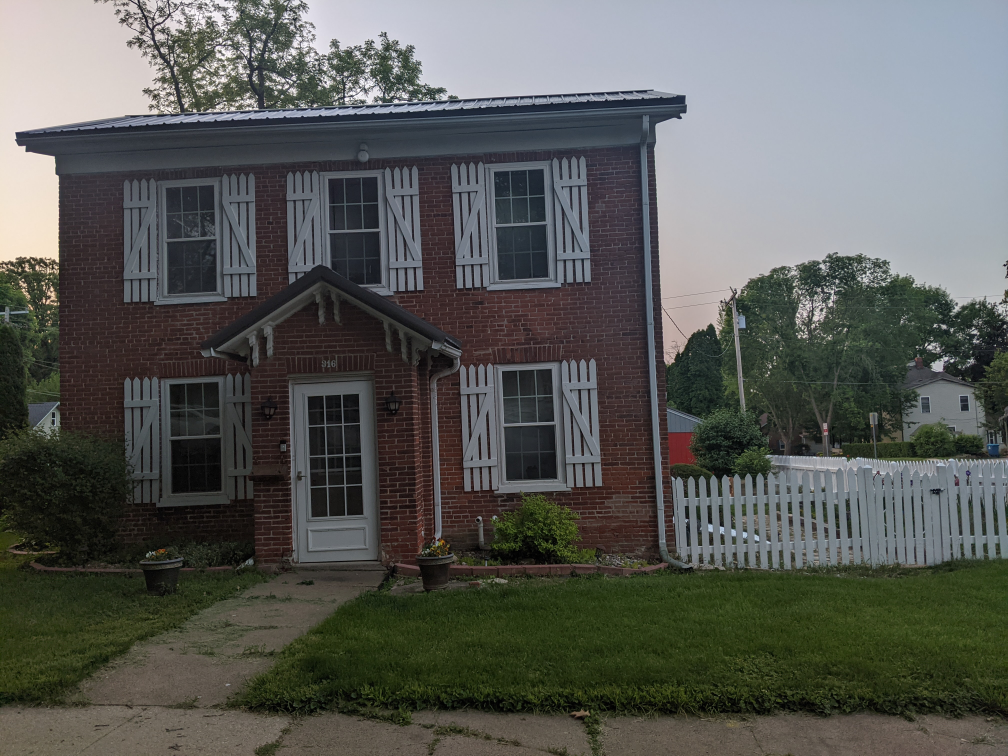
#> input picture images/barn_house.jpg, 4032 x 3024 px, found by its file name (shown at 1/4 size)
$ python Result.py
#> lines starting #> are read from the running program, lines starting #| are printed output that depends on the picture
import cv2 as cv
import numpy as np
import math

def singleWindow(pics, height=800, width=800, imDim=(800,800), name="default", dtype="h"):
    imDim = imDim[::-1]
    cv.namedWindow(name, cv.WINDOW_NORMAL)
    cv.resizeWindow(name, height, width)
    if type(pics) == list:
        if dtype == "h":
            cv.imshow(name, np.hstack(pics))
        elif dtype == "v":
            cv.imshow(name, np.vstack(pics))
        elif dtype == "s":
            for i in range(len(pics)):
                pics[i] = cv.resize(pics[i],imDim,interpolation = cv.INTER_AREA)
            num_pics = len(pics)
            pics_sqrt = math.sqrt(num_pics)
            if int(pics_sqrt) == pics_sqrt:
                pics_sqrt = int(pics_sqrt)
                photo_square_arr = []
                for i in range(pics_sqrt):
                    photo_square_arr.append(np.hstack(pics[i*pics_sqrt:i*pics_sqrt+pics_sqrt]))
                photo_square = np.vstack(photo_square_arr)
                cv.imshow(name, photo_square)

            else:
                ValueError("Must use a perfect square number of pictures!")
    else:
        cv.imshow(name, pics)
    cv.waitKey(0)
    cv.destroyAllWindows()

def multiWindow(pics, height=800, width=800, name="default"):
    count = 0
    for i in pics:
        cv.namedWindow(name + str(count), cv.WINDOW_NORMAL)
        cv.resizeWindow(name + str(count), height, width)
        cv.imshow(name + str(count), i)
        count += 1
    cv.waitKey(0)
    cv.destroyAllWindows()

def main():
    img1 = cv.imread("./images/barn_house.jpg")
#> img1 is the input picture: shape (3024, 4032, 3); mean B, G, R 86.3, 90.4, 88.6
    img2 = cv.imread("./images/fire.jpg")
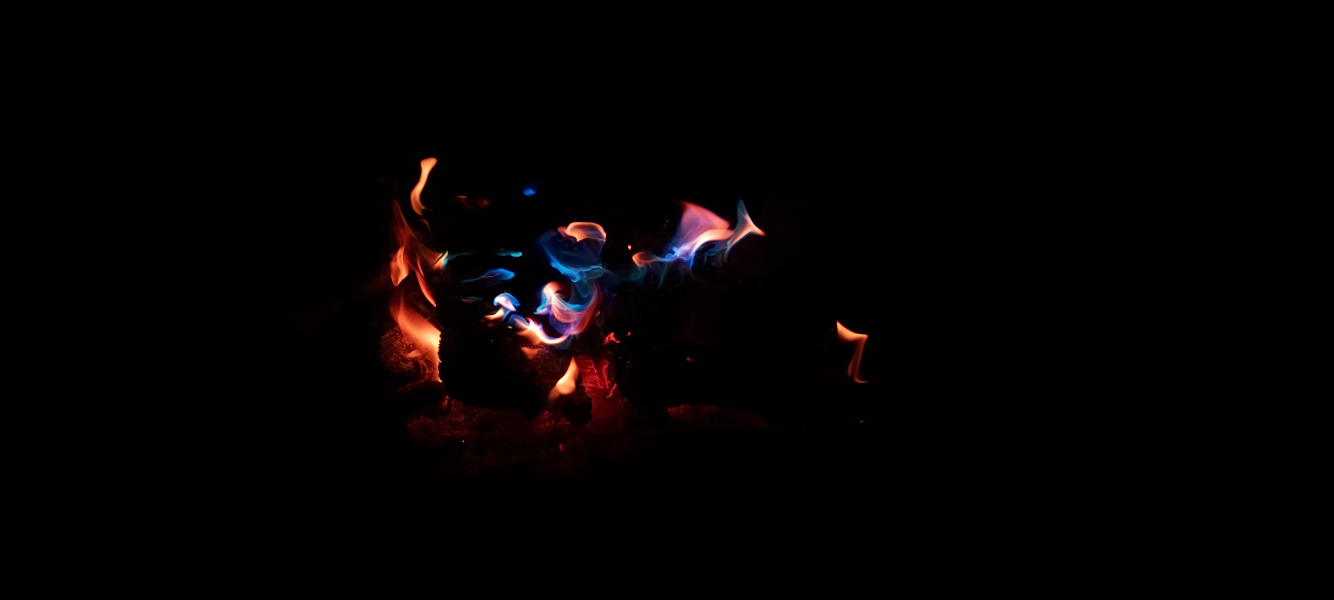
#> input picture images/fire.jpg, 4000 x 1800 px, found by its file name (shown at 1/3 size)
#> img2 is the input picture: shape (1800, 4000, 3); mean B, G, R 3, 2.6, 5.1
    img3 = cv.imread("./images/wolf.jpg")
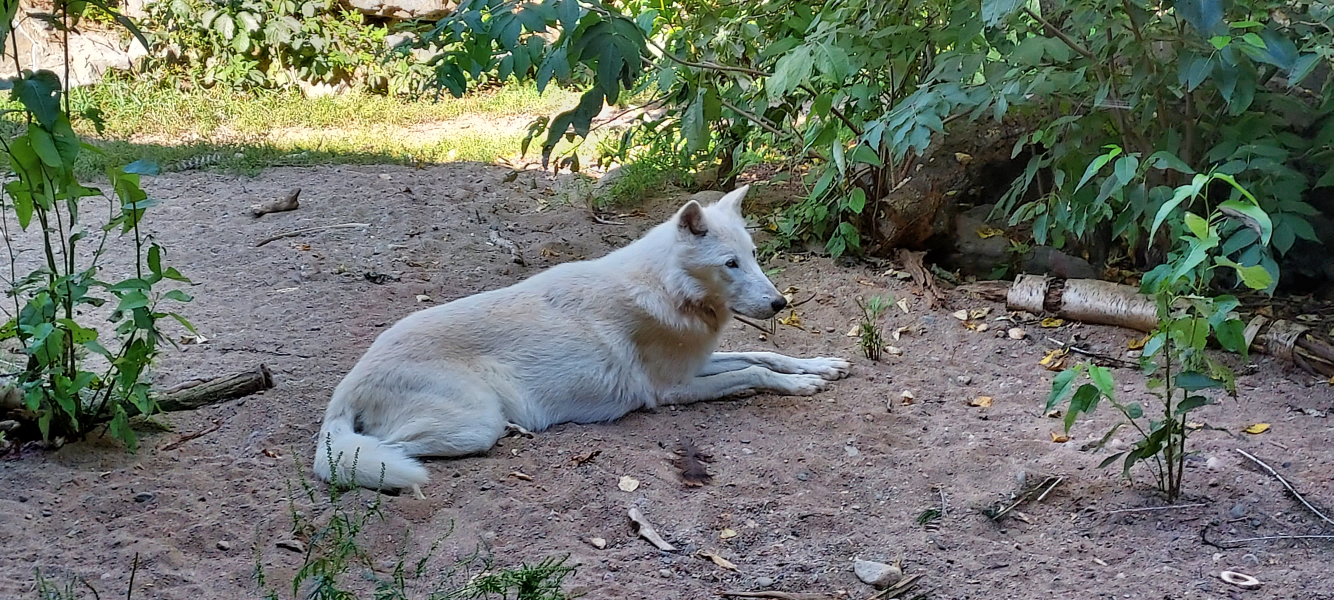
#> input picture images/wolf.jpg, 4000 x 1800 px, found by its file name (shown at 1/3 size)
#> img3 is the input picture: shape (1800, 4000, 3); mean B, G, R 105.2, 114.8, 108.8
    img4 = cv.imread("./images/moss.jpg")
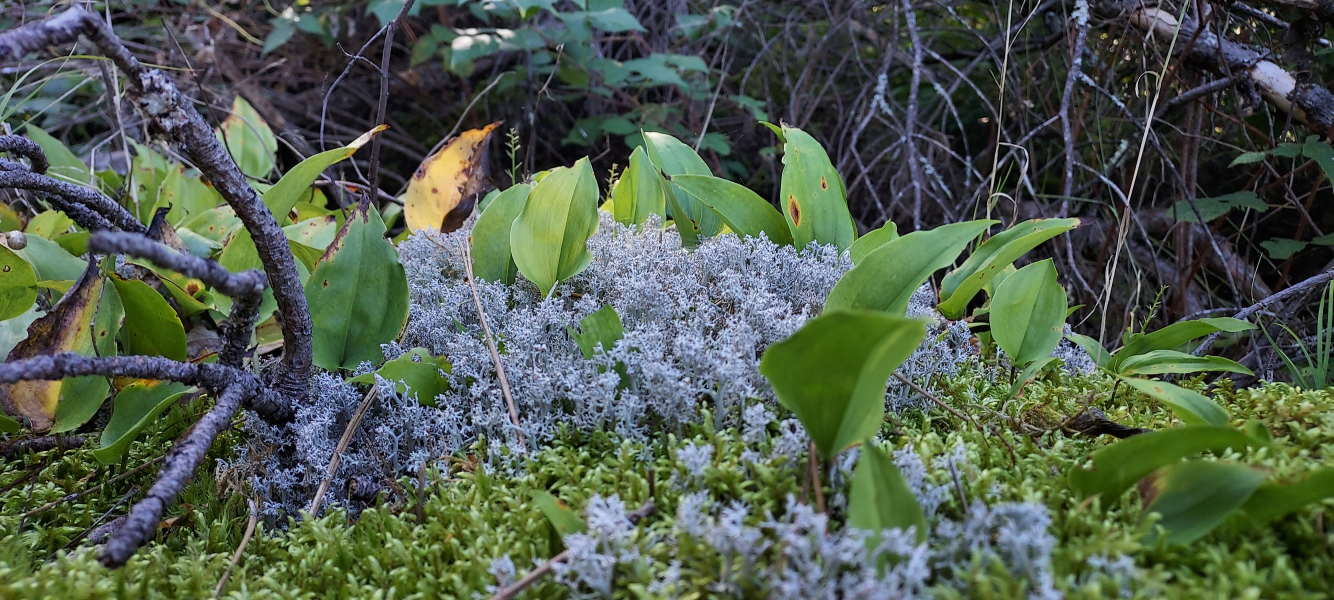
#> input picture images/moss.jpg, 4000 x 1800 px, found by its file name (shown at 1/3 size)
#> img4 is the input picture: shape (1800, 4000, 3); mean B, G, R 77.7, 93.2, 80.2
    singleWindow([img1,img1,img1,img1], dtype="s")
#> the loop in singleWindow, `for i in range(len(pics)):` made 4 passes
#> after the loop in singleWindow, `for i in range(len(pics)):`: pics = 4 items
#> in singleWindow, `num_pics = len(pics)`: num_pics = 4
#> in singleWindow, `pics_sqrt = math.sqrt(num_pics)`: pics_sqrt = 2
#> after the loop in singleWindow, `for i in range(pics_sqrt):`: photo_square_arr = 2 items
#> in singleWindow, `photo_square = np.vstack(photo_square_arr)`:
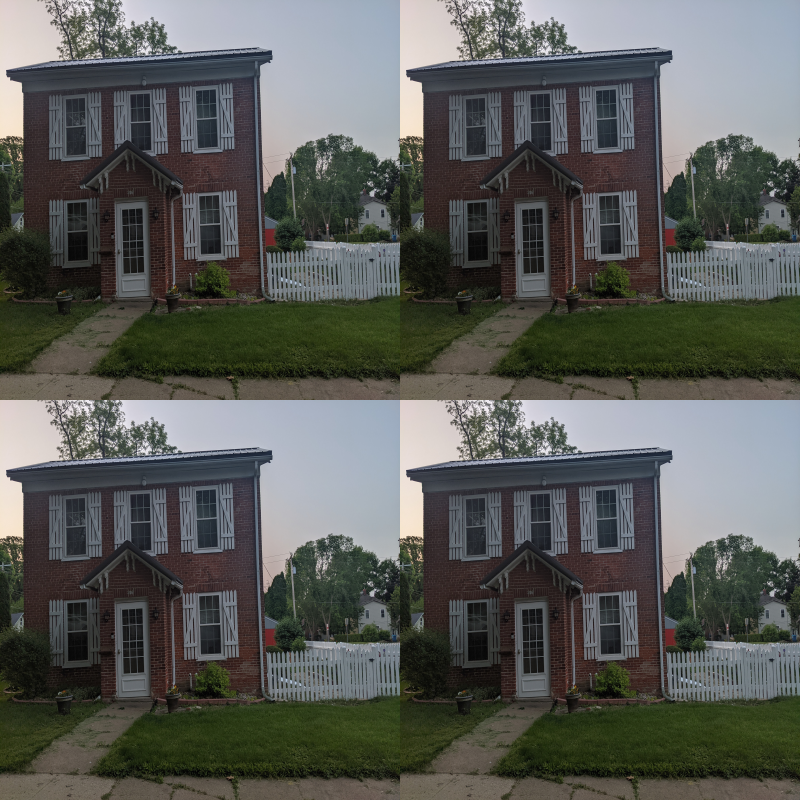
#> photo_square: shape (1600, 1600, 3) (shown at 1/2 size); mean of channels 0, 1, 2 86.3, 90.4, 88.6; drawn as B, G, R


if __name__ == "__main__":
    main()
